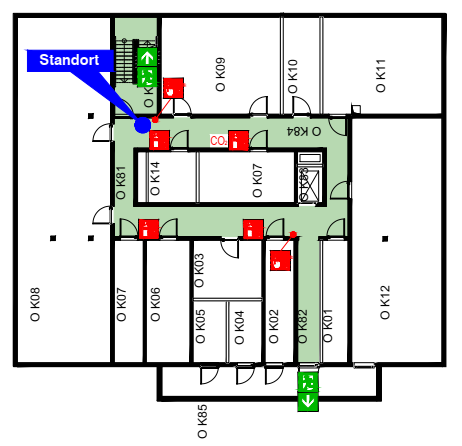
#> input picture training_images/floor_plan/htwg_building_O/O_-1.png, 462 x 446 px
$ python e07_canny_combinations.py   (older library calls are emulated)
#> lines starting #> are read from the running program, lines starting #| are printed output that depends on the picture; after the words box and inside, x2 and y2 are one past the last pixel; in counts of white or black regions, pixels touching at a corner belong together
### imageCleaner.py
""" Methods for Loading and Processing Images

"""
import os.path
import cv2
import numpy as np

WINDOW_WIDTH = 1300     # taken from pFlowGRID/main.py
WINDOW_HEIGHT = 610     # taken from pFlowGRID/main.py
MIN_GRAY_VALUE = 0
MAX_GRAY_VALUE = 255


##########
# CHECKS #
##########

# [32 lines left out: function __check_rgb_values, not called in this run]


def __check_threshold(value):
    """ Checks if threshold value is in [0;255].

    :param value: int; threshold value
    :return: None
    """
    if not isinstance(value, int):
        raise TypeError("Data type of the threshold value must be int.\n"
                        "Current threshold value is: {} \n"
                        "Current data type of the threshold value is: {}".format(value, type(value)))
    elif value < MIN_GRAY_VALUE or value > MAX_GRAY_VALUE:
        raise ValueError(
            "The threshold value is incorrect. It must be between 0 and 255. Current threshold value is: {}".format(
                value))


def __check_height(image, height):
    """ Checks if the height is smaller or equals to image-height.

    Used for checking y-axis and kernel size.
    :param image: image
    :param height: int
    :return: None
    """
    if height > image.shape[0]:
        raise ValueError(
            "The height value is incorrect. It must be smaller than the image height. Current height value is: {}".format(
                height))
    elif not isinstance(height, int):
        raise TypeError("Data type of the height must be int.\n"
                        "Current height is: {} \n"
                        "Current data type of height: {}".format(height, type(height)))


def __check_width(image, width):
    """ Checks if the width is smaller or equals to image-width.

    Used for checking x-axis and kernel size.
    :param image: image
    :param width: int
    :return: None
    """
    if width > image.shape[1]:
        raise ValueError(
            "The width value is incorrect. It must be smaller than the image width. Current width value is: {}".format(
                width))
    elif not isinstance(width, int):
        raise TypeError("Data type of the height must be int.\n"
                        "Current height is: {} \n"
                        "Current data type of height: {}".format(width, type(width)))


##########
# OTHERS #
##########

# [113 lines left out: functions load_image, show_image, resize_image, resize_image_without_distortion, snip_image, rotate_image, not called in this run]


####################
# POINT OPERATIONS #
####################
"""
Homogeneous point operations are independent of pixel coordinate.
Non-homogeneous point operations depend on pixel coordinate.
"""


def transform_file_into_grayscale_image(image_path):
    """Homogeneous point operation: Transforms an image to grayscale-image.

    flags=0 in cv2.imread()-method means that the passed image is transformed as a gray value image.
    If no flags have been set, the image is colored.
    :param image_path: str
    :return: image

    """
    if not image_path.lower().endswith('.png'):
        raise FileExistsError("Data type of the image must be a .png. Current image_path ist:{}".format(image_path))
    if type(image_path) == int:
        raise TypeError("Image path must be a str! Current image_path is:{}".format(image_path))
    if not os.path.exists(image_path):
        raise FileNotFoundError("File was not found. The searched image_path is: {}".format(image_path))
    image = cv2.imread(filename=image_path)  # , flags=0)
#> image is the input picture: shape (446, 462, 3); mean B, G, R 212.8, 214.1, 212.9
    image = cv2.cvtColor(image, cv2.COLOR_BGR2GRAY)
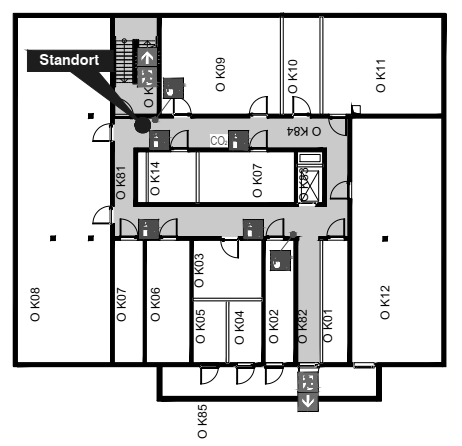
#> image: shape (446, 462); min 0, max 255, mean 213.6
    if image is None:
        raise AttributeError("Image-file can't be found. The affected image-path is:" + image_path)
    return image


# [117 lines left out: functions transform_colored_into_grayscale_image, apply_simple_threshold, apply_adaptive_threshold, invert_image, change_color_in_area, change_color_in_pixel, not called in this run]


###########
# FILTERS #
###########
"""
A filter smooths the image by adding a blur to it.
One reason for using a filter is if the image contains a lot of noise because
applying the filter reduces the noises in the image.
Filters are also used to find edges.

The parameter ksize is an abbreviation for kernel size which is often used in the blurring methods.
The kernel size specifies how many pixel-rows and pixel-columns the kernel is large.
A kernel is a small matrix which is drawn over the image step by step.
The hot spot is the middle pixel of the kernel.
"""


def apply_gaussian_blur(image, kernel_size=(3, 3), sigma_x=2):
    """ Smoothing filter: Calculates the weight from the pixels in the kernel
        - how often the intensity values occur in the surrounding pixels and the hot spot at the kernel.
        The product of the weight is the new pixel value of the hot spot.

    The Gaussian Blur is the most popular blurring method.
    If the noise is also high, then a high kernel size is recommended (e.g.: (7,7)).
    If the noise is also low, then a smaller kernel size is recommended (e.g.: (3,3)).
    Hint: If the apply_canny_filter() is called after add_gaussian_blur(), then the noises are removed
    Further Information: https://docs.opencv.org/3.4/dc/dd3/tutorial_gausian_median_blur_bilateral_filter.html
    :param image: image
    :param kernel_size: tuple of int: (number_of_rows, number_of cols)
    :param sigma_x: int; width of the gaussian bell
            If the value is large, then the image is strongly smoothed.
            If the value is small, then the image is less smoothed.
    :return: image
    """
#> called with kernel_size = (21, 21), sigma_x = 2
    __check_height(image, kernel_size[0])
    __check_width(image, kernel_size[1])
    return cv2.GaussianBlur(src=image, ksize=kernel_size, sigmaX=sigma_x)
#> in apply_canny_detector, `return cv2.Canny(image=image, threshold1=threshold1, threshold2=thresh..`:
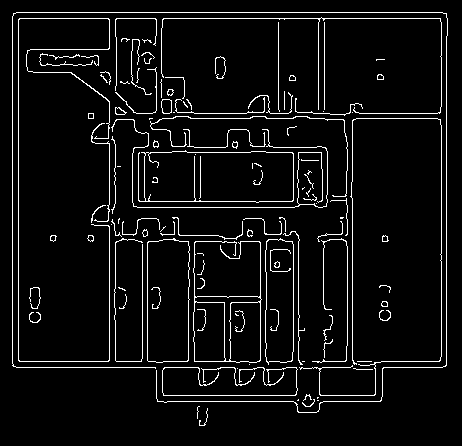
#> returned value: shape (446, 462); 5.6% white in thin lines or dots, all inside (x1, y1, x2, y2) = (12, 12, 448, 426)


# [46 lines left out: functions apply_average_blur, apply_median_blur, apply_bilateral_blur, not called in this run]


def apply_edge_preserving_filter(image):
    """Real-Time Edge-Preserving Denoising Filter: It is used for Non-Photorealistic Rendering.

    Further Information: https://docs.opencv.org/4.x/df/dac/group__photo__render.html#gafaee2977597029bc8e35da6e67bd31f7
    :param image: image
    :return: image
    """
    return cv2.edgePreservingFilter(src=image)
#> in apply_canny_detector (call 2), `return cv2.Canny(image=image, threshold1=threshold1, threshold2=thresh..`: returned value: shape (446, 462); 7.4% white in thin lines or dots


# [28 lines left out: functions apply_laplacian, apply_sobel, not called in this run]


def apply_closing(image, kernel_size=(5, 5), form="ellipse"):
    """ Morphological Filter: Closing is performed by dilatation followed by erosion.

    This connects small particles and closes holes in the image.
    Further Information: https://docs.opencv.org/3.4/d3/dbe/tutorial_opening_closing_hats.html
    :param image: image
    :param kernel_size:  tuple of int: (number_of_rows, number_of cols)
    :param form: str;
    :return: image
    """
#> called with kernel_size = (5, 5), form = 'ellipse'
    __check_height(image, kernel_size[0])
    __check_width(image, kernel_size[1])
    if form.lower() == "ellipse":
        return cv2.morphologyEx(image, cv2.MORPH_CLOSE,
                                cv2.getStructuringElement(cv2.MORPH_ELLIPSE, (kernel_size[0], kernel_size[1])))
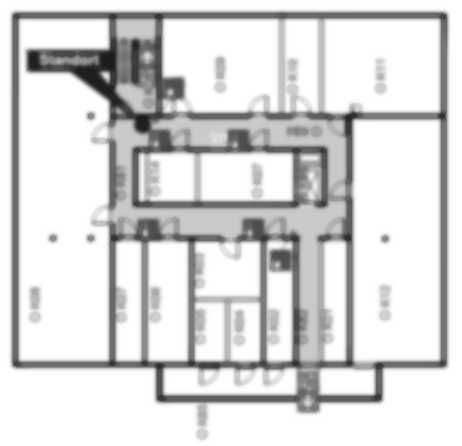
#> returned value: shape (446, 462); min 28, max 255, mean 216.9
#> in apply_canny_detector (call 3), `return cv2.Canny(image=image, threshold1=threshold1, threshold2=thresh..`: returned value: shape (446, 462); 5.2% white in thin lines or dots, all inside (x1, y1, x2, y2) = (11, 12, 448, 427)
#> call 2 of apply_closing, with kernel_size = (5, 5), form = 'ellipse'
#> in apply_closing (call 2), `return cv2.morphologyEx(image, cv2.MORPH_CLOSE, cv2.getStructuringElem..`:
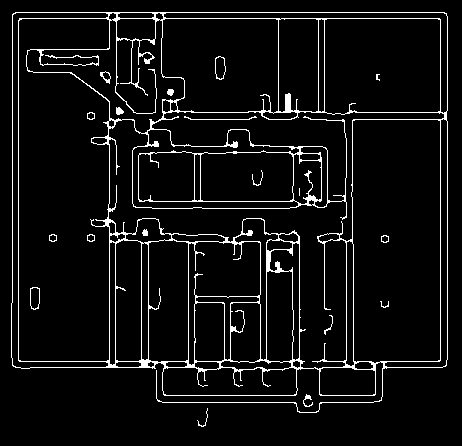
#> returned value: shape (446, 462); 6% white in thin lines or dots, all inside (x1, y1, x2, y2) = (11, 12, 448, 427)
#> call 3 of apply_closing, with kernel_size = (21, 21), form = 'ellipse'
#> in apply_closing (call 3), `return cv2.morphologyEx(image, cv2.MORPH_CLOSE, cv2.getStructuringElem..`:
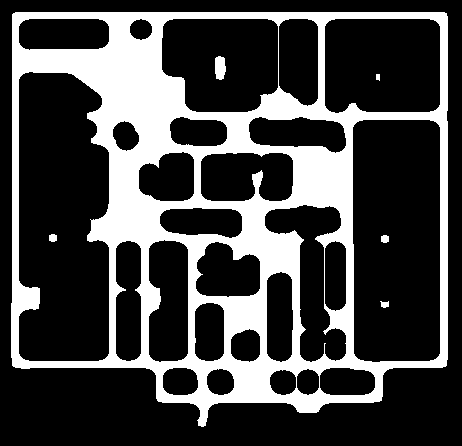
#> returned value: shape (446, 462); 27.3% white; 6 white regions, box (x1, y1, x2, y2) and area: (11, 12, 448, 427) 55832, (215, 56, 226, 80) 221, (49, 234, 57, 242) 56, (381, 235, 389, 243) 56, (380, 301, 389, 308) 46, (376, 74, 380, 81) 25
#> call 4 of apply_closing, with kernel_size = (7, 7), form = 'ellipse'
#> in apply_closing (call 4), `return cv2.morphologyEx(image, cv2.MORPH_CLOSE, cv2.getStructuringElem..`:
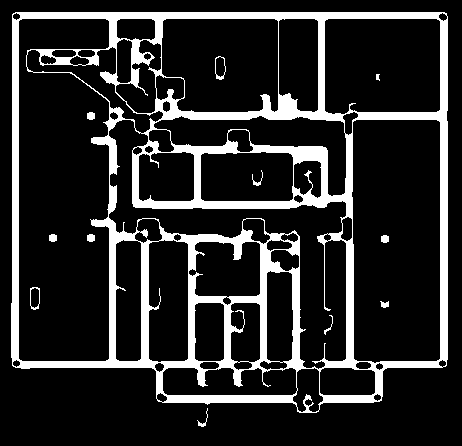
#> returned value: shape (446, 462); 16.6% white; 12 white regions, largest, box (x1, y1, x2, y2) and area: (11, 12, 448, 413) 33612, (215, 56, 226, 80) 74, (30, 287, 40, 310) 71
#> in apply_closing (call 5), `return cv2.morphologyEx(image, cv2.MORPH_CLOSE, cv2.getStructuringElem..`:
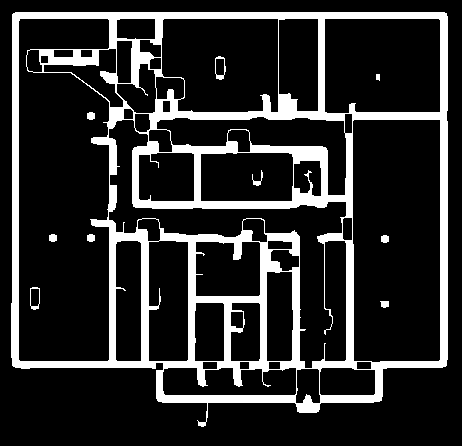
#> returned value: shape (446, 462); 17.5% white; 10 white regions, largest, box (x1, y1, x2, y2) and area: (11, 12, 448, 427) 35439, (215, 56, 226, 80) 94, (30, 287, 40, 310) 77
    elif form.lower() == "rectangle":
        return cv2.morphologyEx(image, cv2.MORPH_CLOSE,
                                cv2.getStructuringElement(cv2.MORPH_RECT, (kernel_size[0], kernel_size[1])))
    else:
        raise AttributeError(
            "For form is only allowed 'ellipse' or 'rectangle'. Current form value is: {}".format(form))


#############
# DETECTORS #
#############
""" A detector has the task of finding characteristic features or distinctive points in an image.
Predefined methods or sets of commands are used for this purpose.

"""


def apply_canny_detector(image, threshold1=125, threshold2=175):
    """Canny Edge Detector: Detects edges according to the Canny Edge Algorithm.

    Further Information:  https://docs.opencv.org/3.4/da/d5c/tutorial_canny_detector.html
    Hint: If a blurred image is passed, then fewer edges are detected.
    :param threshold2: int
    :param threshold1: int
    :param image: image
    :return: image
    """
    __check_threshold(threshold1)
    __check_threshold(threshold2)
    if len(image.shape) != 2:
        image = transform_colored_into_grayscale_image(image)
    return cv2.Canny(image=image, threshold1=threshold1, threshold2=threshold2)


# [21 lines left out: function apply_harris_detector, not called in this run]

### experiments/imageAnalyzer.py
""" Methods for Analyzing Images

"""
import math
import cv2
from matplotlib import pyplot as plt
import numpy as np

MIN_GRAY_VALUE = 0
MAX_GRAY_VALUE = 255


# [36 lines left out: functions check_gray, show_image, not called in this run]


def show_images(plot_axis=True, number_cols=2, images=None, titles=None, window_name="Image", show_now=True):
    """ Displays images in only one window.

    :param titles: str or list of str or None; title of the image
    :param number_cols: int
    :param window_name: str
    :param plot_axis: bool;  If it is True, then the axis are shown.
    :param images: list of images
    :param show_now: bool; If it is True, then the image is shown.
    :return: None;
    """
#> called with plot_axis = False, number_cols = 2, show_now = True
    if images is None:
        images = []
    number_rows = int(math.ceil(len(images) / number_cols))
#> number_rows = 4
    plt.figure(window_name)
    plt.subplots_adjust(hspace=0.1, wspace=0.1)
    for i in range(len(images)):
        plt.subplot(number_rows, number_cols, i+1)
        plt.axis(plot_axis)
        if titles is None:
            plt.title("{} {}".format(window_name, i))
        else:
            plt.title(titles[i])
        plt.imshow(images[i], cmap="gray")
#> this loop made 8 passes
    if show_now:
        plt.show()


# [74 lines left out: functions plot_histogram, __plot_grayscale_histogram, __plot_rgb_histogram, create_round_mask, not called in this run]

### experiments/e07_canny_combinations.py
""" Experiment 7: Tests which settings are suitable for pre- and post-processing at canny-detector.

    Result:
    For Pre-processing are following settings recommended:
    * Gaussian Blur with kernel size=21 (for smoothing the text)
    * Closing with kernel size = 5 and kernel form = Ellipse (for filling the wall and smoothing the text better)
    For Post-Processing is the following setting recommended:
    * Closing with kernel size = 7 and kernel form = Rectangle (for filling the white corners in the wall)
"""
from experiments import imageAnalyzer
import imageCleaner

file_name = "../training_images/floor_plan/htwg_building_O/O_-1.png"
images = []
titles = []

image_gray = imageCleaner.transform_file_into_grayscale_image(file_name)
images.append(image_gray)
titles.append("Grayscale Image")

image_blur = imageCleaner.apply_gaussian_blur(image=image_gray, kernel_size=(21, 21))
image_canny_orig = imageCleaner.apply_canny_detector(image=image_blur, threshold1=125, threshold2=175)
images.append(image_canny_orig)
titles.append("Gaussian Blur + Canny")

image_epf = imageCleaner.apply_edge_preserving_filter(image=image_gray)
image_canny_epf = imageCleaner.apply_canny_detector(image=image_epf, threshold1=125, threshold2=175)
images.append(image_canny_epf)
titles.append("Edge Preserving Filter + Canny")

image_closing = imageCleaner.apply_closing(image=image_blur, kernel_size=(5, 5), form="ellipse")
image_closed_canny = imageCleaner.apply_canny_detector(image=image_closing, threshold1=125, threshold2=175)
images.append(image_closed_canny)
titles.append("Closing 5x5 + Gaussian Blur 5x5 + Canny")

image_closed_canny_closing = imageCleaner.apply_closing(image=image_closed_canny, kernel_size=(5, 5), form="ellipse")
images.append(image_closed_canny_closing)
titles.append("Closing 5x5 + Gaussian Blur 5x5 + Canny + Closing 5x5")

image_closed_canny_closing_biggest = imageCleaner.apply_closing(image=image_closed_canny, kernel_size=(21, 21), form="ellipse")
images.append(image_closed_canny_closing_biggest)
titles.append("Closing 5x5 + Gaussian Blur 5x5 + Canny + Closing Ellipse 21x21")

image_closed_canny_closing_big_e = imageCleaner.apply_closing(image=image_closed_canny, kernel_size=(7, 7), form="ellipse")
images.append(image_closed_canny_closing_big_e)
titles.append("Closing 5x5 + Gaussian Blur 5x5 + Canny + Closing Ellipse 7x7")

image_closed_canny_closing_big = imageCleaner.apply_closing(image=image_closed_canny, kernel_size=(7, 7), form="rectangle")
images.append(image_closed_canny_closing_big)
titles.append("Closing 5x5 + Gaussian Blur 5x5 + Canny + Closing Rectangle 7x7")

imageAnalyzer.show_images(plot_axis=False, number_cols=2, images=images, titles=titles, window_name=file_name)

$ run again, with training_images/floor_plan/htwg_building_O/O_0.PNG copied over training_images/floor_plan/htwg_building_O/O_-1.png
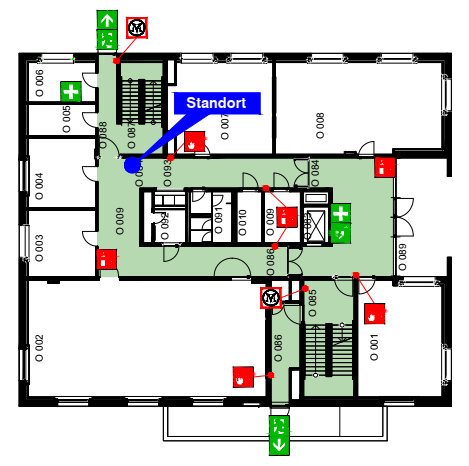
#> input picture training_images/floor_plan/htwg_building_O/O_0.PNG, 469 x 466 px
#> in transform_file_into_grayscale_image, image is the input picture: shape (466, 469, 3); mean B, G, R 200.5, 205.2, 201.9
#> image: shape (466, 469)
#> in apply_canny_detector, `return cv2.Canny(image=image, threshold1=threshold1, threshold2=thresh..`:
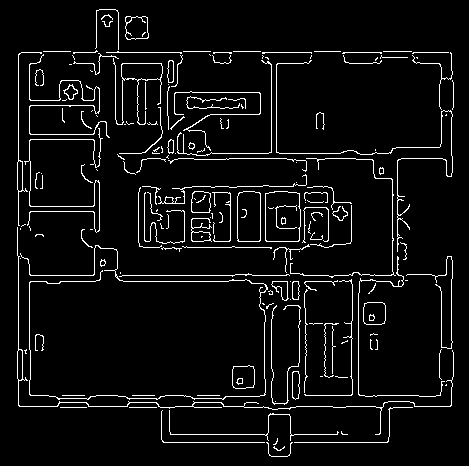
#> returned value: shape (466, 469); 5.5% white in thin lines or dots, all inside (x1, y1, x2, y2) = (17, 9, 454, 457)
#> in apply_closing (call 5), `return cv2.morphologyEx(image, cv2.MORPH_CLOSE, cv2.getStructuringElem..`:
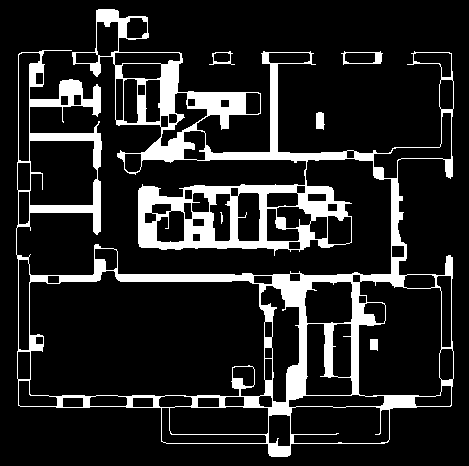
#> returned value: shape (466, 469); 14.4% white; 6 white regions, box (x1, y1, x2, y2) and area: (16, 9, 454, 457) 30941, (341, 51, 383, 65) 179, (316, 112, 325, 130) 134, (209, 51, 235, 65) 96, (370, 339, 378, 351) 89, (220, 212, 223, 224) 20
#> number_rows = 4
#> the loop in show_images, `for i in range(len(images)):` made 8 passes

$ run again, with training_images/floor_plan/htwg_building_O/O_1.png copied over training_images/floor_plan/htwg_building_O/O_-1.png
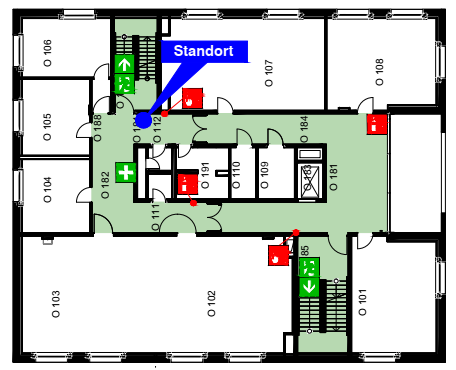
#> input picture training_images/floor_plan/htwg_building_O/O_1.png, 456 x 370 px
#> in transform_file_into_grayscale_image, image is the input picture: shape (370, 456, 3); mean B, G, R 195.3, 199.3, 194.7
#> image: shape (370, 456)
#> in apply_canny_detector, `return cv2.Canny(image=image, threshold1=threshold1, threshold2=thresh..`:
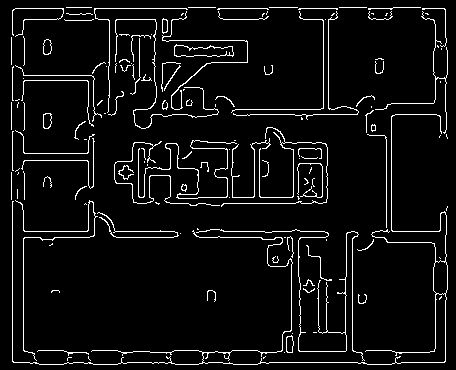
#> returned value: shape (370, 456); 5.8% white in thin lines or dots
#> in apply_closing (call 5), `return cv2.morphologyEx(image, cv2.MORPH_CLOSE, cv2.getStructuringElem..`:
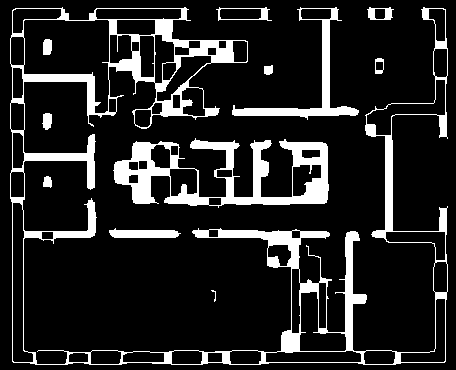
#> returned value: shape (370, 456); 14.3% white; 12 white regions (1 under 20 px), largest, box (x1, y1, x2, y2) and area: (10, 7, 448, 365) 14816, (113, 138, 329, 208) 5989, (232, 7, 359, 120) 1894
#> number_rows = 4
#> the loop in show_images, `for i in range(len(images)):` made 8 passes

$ run again, with training_images/floor_plan/htwg_building_O/O_2.png copied over training_images/floor_plan/htwg_building_O/O_-1.png
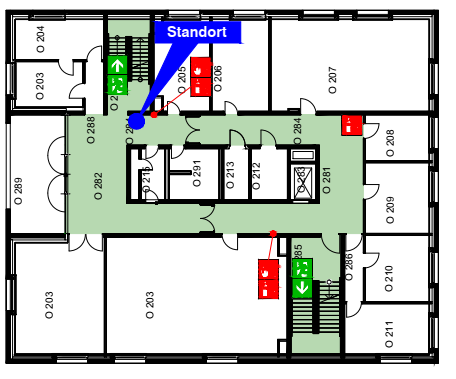
#> input picture training_images/floor_plan/htwg_building_O/O_2.png, 456 x 379 px
#> in transform_file_into_grayscale_image, image is the input picture: shape (379, 456, 3); mean B, G, R 193.5, 197, 193
#> image: shape (379, 456)
#> in apply_closing (call 5), `return cv2.morphologyEx(image, cv2.MORPH_CLOSE, cv2.getStructuringElem..`:
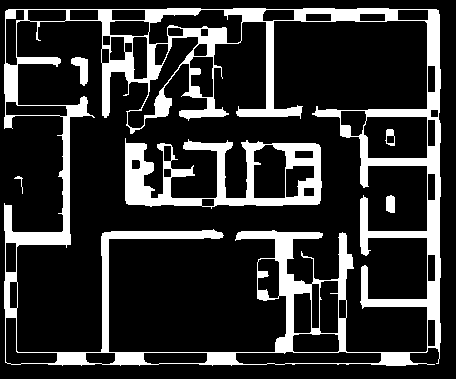
#> returned value: shape (379, 456); 19.1% white; 6 white regions, box (x1, y1, x2, y2) and area: (4, 8, 441, 366) 26660, (125, 138, 322, 209) 5768, (71, 57, 88, 86) 279, (386, 195, 395, 213) 147, (385, 129, 395, 146) 90, (14, 176, 23, 194) 34
#> number_rows = 4
#> the loop in show_images, `for i in range(len(images)):` made 8 passes
